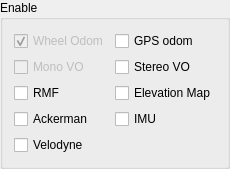
        <widget class="QGroupBox" name="groupBox_10">
         <property name="sizePolicy">
          <sizepolicy hsizetype="Preferred" vsizetype="Fixed">
           <horstretch>0</horstretch>
           <verstretch>0</verstretch>
          </sizepolicy>
         </property>
         <property name="title">
          <string>Enable</string>
         </property>
         <layout class="QGridLayout" name="gridLayout">
          <item row="3" column="2">
           <widget class="QCheckBox" name="elevationcheckBox">
            <property name="text">
             <string>Elevation Map</string>
            </property>
            <property name="autoExclusive">
             <bool>false</bool>
            </property>
           </widget>
          </item>
          <item row="1" column="2">
           <widget class="QCheckBox" name="GPScheckBox">
            <property name="text">
             <string>GPS odom</string>
            </property>
            <property name="autoExclusive">
             <bool>false</bool>
            </property>
           </widget>
          </item>
          <item row="4" column="0" colspan="2">
           <widget class="QCheckBox" name="ackermancheckBox">
            <property name="text">
             <string>Ackerman</string>
            </property>
            <property name="autoExclusive">
             <bool>false</bool>
            </property>
           </widget>
          </item>
          <item row="2" column="0" colspan="2">
           <widget class="QCheckBox" name="MonoVocheckBox">
            <property name="enabled">
             <bool>false</bool>
            </property>
            <property name="text">
             <string>Mono VO</string>
            </property>
            <property name="autoExclusive">
             <bool>false</bool>
            </property>
           </widget>
          </item>
          <item row="1" column="0" colspan="2">
           <widget class="QCheckBox" name="WOcheckBox">
            <property name="enabled">
             <bool>false</bool>
            </property>
            <property name="text">
             <string>Wheel Odom</string>
            </property>
            <property name="checkable">
             <bool>true</bool>
            </property>
            <property name="checked">
             <bool>true</bool>
            </property>
            <property name="autoExclusive">
             <bool>false</bool>
            </property>
           </widget>
          </item>
          <item row="4" column="2">
           <widget class="QCheckBox" name="imucheckBox">
            <property name="text">
             <string>IMU</string>
            </property>
            <property name="autoExclusive">
             <bool>false</bool>
            </property>
           </widget>
          </item>
          <item row="3" column="0">
           <widget class="QCheckBox" name="MAcheckBox">
            <property name="text">
             <string>RMF</string>
            </property>
            <property name="autoExclusive">
             <bool>false</bool>
            </property>
           </widget>
          </item>
          <item row="2" column="2">
           <widget class="QCheckBox" name="SVOcheckBox">
            <property name="text">
             <string>Stereo VO</string>
            </property>
            <property name="autoExclusive">
             <bool>false</bool>
            </property>
           </widget>
          </item>
          <item row="5" column="0">
           <widget class="QCheckBox" name="velodynecheckBox">
            <property name="text">
             <string>Velodyne</string>
            </property>
            <property name="autoExclusive">
             <bool>false</bool>
            </property>
           </widget>
          </item>
         </layout>
        </widget>
